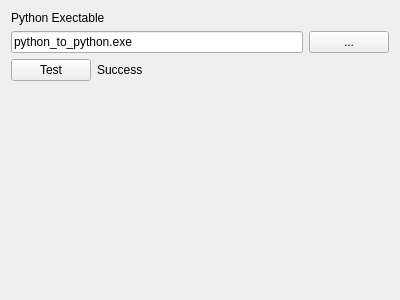
<?xml version="1.0" encoding="UTF-8"?>
<ui version="4.0">
 <class>GtPythonPreferencePage</class>
 <widget class="QWidget" name="GtPythonPreferencePage">
  <property name="geometry">
   <rect>
    <x>0</x>
    <y>0</y>
    <width>400</width>
    <height>300</height>
   </rect>
  </property>
  <property name="windowTitle">
   <string>Form</string>
  </property>
  <layout class="QVBoxLayout" name="verticalLayout">
   <item>
    <widget class="QLabel" name="label">
     <property name="text">
      <string>Python Exectable</string>
     </property>
    </widget>
   </item>
   <item>
    <layout class="QHBoxLayout" name="horizontalLayout">
     <item>
      <widget class="QLineEdit" name="lePythonExe">
       <property name="text">
        <string>python_to_python.exe</string>
       </property>
       <property name="placeholderText">
        <string>Path to Python Executable</string>
       </property>
      </widget>
     </item>
     <item>
      <widget class="QPushButton" name="btnSelectPyExe">
       <property name="text">
        <string>...</string>
       </property>
      </widget>
     </item>
    </layout>
   </item>
   <item>
    <layout class="QHBoxLayout" name="horizontalLayout_2">
     <item>
      <widget class="QPushButton" name="pushButton_2">
       <property name="text">
        <string>Test</string>
       </property>
      </widget>
     </item>
     <item>
      <widget class="QLabel" name="label_2">
       <property name="text">
        <string>Success</string>
       </property>
       <property name="margin">
        <number>10</number>
       </property>
      </widget>
     </item>
     <item>
      <spacer name="horizontalSpacer">
       <property name="orientation">
        <enum>Qt::Horizontal</enum>
       </property>
       <property name="sizeHint" stdset="0">
        <size>
         <width>40</width>
         <height>20</height>
        </size>
       </property>
      </spacer>
     </item>
    </layout>
   </item>
   <item>
    <spacer name="verticalSpacer">
     <property name="orientation">
      <enum>Qt::Vertical</enum>
     </property>
     <property name="sizeHint" stdset="0">
      <size>
       <width>20</width>
       <height>225</height>
      </size>
     </property>
    </spacer>
   </item>
  </layout>
 </widget>
 <resources/>
 <connections/>
</ui>
